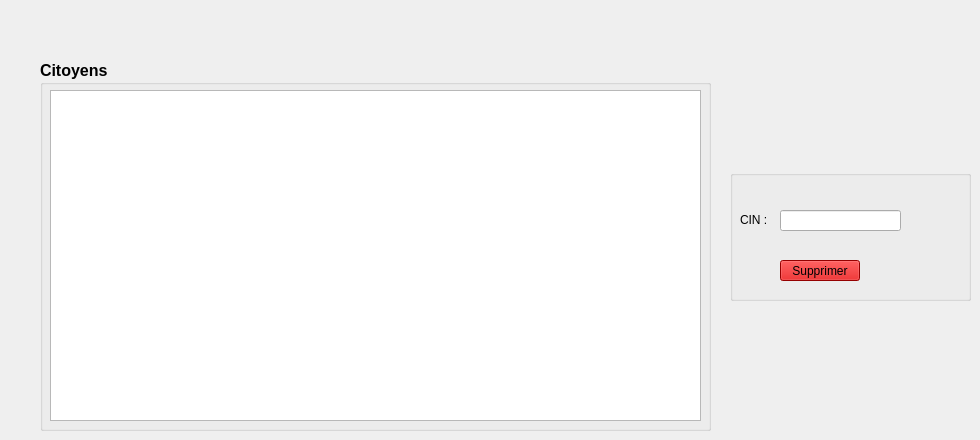
      <widget class="QWidget" name="tab_17">
       <attribute name="title">
        <string>Supprimer</string>
       </attribute>
       <widget class="QTableView" name="tab_citoyen_2">
        <property name="geometry">
         <rect>
          <x>50</x>
          <y>90</y>
          <width>651</width>
          <height>331</height>
         </rect>
        </property>
       </widget>
       <widget class="QGroupBox" name="groupBox_3">
        <property name="geometry">
         <rect>
          <x>40</x>
          <y>60</y>
          <width>671</width>
          <height>371</height>
         </rect>
        </property>
        <property name="font">
         <font>
          <pointsize>12</pointsize>
          <weight>75</weight>
          <bold>true</bold>
         </font>
        </property>
        <property name="title">
         <string>Citoyens</string>
        </property>
       </widget>
       <widget class="QGroupBox" name="groupBox_8">
        <property name="geometry">
         <rect>
          <x>730</x>
          <y>170</y>
          <width>241</width>
          <height>131</height>
         </rect>
        </property>
        <property name="title">
         <string/>
        </property>
        <widget class="QLineEdit" name="le_supp">
         <property name="geometry">
          <rect>
           <x>50</x>
           <y>40</y>
           <width>121</width>
           <height>21</height>
          </rect>
         </property>
        </widget>
        <widget class="QLabel" name="label_13">
         <property name="geometry">
          <rect>
           <x>10</x>
           <y>40</y>
           <width>61</width>
           <height>21</height>
          </rect>
         </property>
         <property name="text">
          <string>&lt;html&gt;&lt;head/&gt;&lt;body&gt;&lt;p&gt;CIN :&lt;/p&gt;&lt;/body&gt;&lt;/html&gt;</string>
         </property>
        </widget>
        <widget class="QPushButton" name="supp_button">
         <property name="geometry">
          <rect>
           <x>50</x>
           <y>90</y>
           <width>80</width>
           <height>21</height>
          </rect>
         </property>
         <property name="styleSheet">
          <string notr="true">background-color: rgb(208, 0, 0);</string>
         </property>
         <property name="text">
          <string>Supprimer</string>
         </property>
        </widget>
       </widget>
       <zorder>groupBox_8</zorder>
       <zorder>groupBox_3</zorder>
       <zorder>tab_citoyen_2</zorder>
      </widget>
